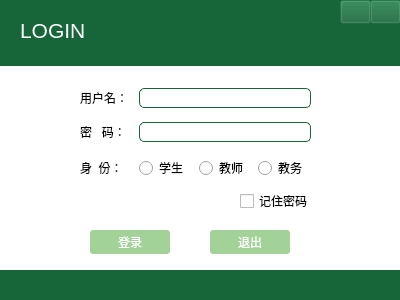
<?xml version="1.0" encoding="UTF-8"?>
<ui version="4.0">
 <class>LoginDialog</class>
 <widget class="QWidget" name="LoginDialog">
  <property name="geometry">
   <rect>
    <x>0</x>
    <y>0</y>
    <width>400</width>
    <height>300</height>
   </rect>
  </property>
  <property name="minimumSize">
   <size>
    <width>400</width>
    <height>300</height>
   </size>
  </property>
  <property name="maximumSize">
   <size>
    <width>400</width>
    <height>300</height>
   </size>
  </property>
  <property name="windowTitle">
   <string>教务管理系统</string>
  </property>
  <property name="styleSheet">
   <string notr="true">#LoginDialog{
background-color: rgb(255, 255, 255);
}
QLineEdit {
    border-width: 1px;
    padding: 1px;
    border-style: solid;
	border-color: rgb(22, 102, 57);
    border-radius: 5px;
}

/* As mentioned above, eliminate the padding and increase the border. */
QLineEdit:focus:focus {
    border-width: 3px;
    padding: 0px;
}</string>
  </property>
  <widget class="QPushButton" name="loginpushButton">
   <property name="geometry">
    <rect>
     <x>90</x>
     <y>230</y>
     <width>80</width>
     <height>24</height>
    </rect>
   </property>
   <property name="styleSheet">
    <string notr="true">#loginpushButton:!hover
{
background-color: rgb(162, 210, 152);
color: rgb(255, 255, 255);
font: 9pt &quot;微软雅黑&quot;;
border-color: rgb(255, 255, 255);
border-radius:3px;
 padding: 3px;
}
#loginpushButton:hover
{
background-color: rgb(85, 170, 127);
color: rgb(255, 255, 255);
font: 9pt &quot;微软雅黑&quot;;
border-color: rgb(255, 255, 255);
border-radius:3px
}
#loginpushButton:pressed {
    padding-left: 5px;
    padding-top: 5px;
}</string>
   </property>
   <property name="text">
    <string>登录</string>
   </property>
   <property name="flat">
    <bool>false</bool>
   </property>
  </widget>
  <widget class="QPushButton" name="exitpushButton">
   <property name="geometry">
    <rect>
     <x>210</x>
     <y>230</y>
     <width>80</width>
     <height>24</height>
    </rect>
   </property>
   <property name="styleSheet">
    <string notr="true">#exitpushButton:!hover
{
background-color: rgb(162, 210, 152);
color: rgb(255, 255, 255);
font: 9pt &quot;微软雅黑&quot;;
border-color: rgb(255, 255, 255);
border-radius:3px;
padding :3px;
}
#exitpushButton:hover
{
background-color: rgb(85, 170, 127);
color: rgb(255, 255, 255);
font: 9pt &quot;微软雅黑&quot;;
border-color: rgb(255, 255, 255);
border-radius:3px
}
#exitpushButton:pressed {
    padding-left: 5px;
    padding-top: 5px;
}</string>
   </property>
   <property name="text">
    <string>退出</string>
   </property>
  </widget>
  <widget class="QWidget" name="layoutWidget">
   <property name="geometry">
    <rect>
     <x>80</x>
     <y>80</y>
     <width>231</width>
     <height>111</height>
    </rect>
   </property>
   <layout class="QGridLayout" name="gridLayout">
    <item row="0" column="0">
     <widget class="QLabel" name="label">
      <property name="text">
       <string>用户名：</string>
      </property>
     </widget>
    </item>
    <item row="0" column="1" colspan="3">
     <widget class="QLineEdit" name="uidlineEdit">
      <property name="styleSheet">
       <string notr="true"/>
      </property>
      <property name="text">
       <string/>
      </property>
     </widget>
    </item>
    <item row="1" column="0">
     <widget class="QLabel" name="label_2">
      <property name="text">
       <string>密   码：</string>
      </property>
     </widget>
    </item>
    <item row="1" column="1" colspan="3">
     <widget class="QLineEdit" name="passwordlineEdit">
      <property name="styleSheet">
       <string notr="true"/>
      </property>
      <property name="text">
       <string/>
      </property>
      <property name="echoMode">
       <enum>QLineEdit::Password</enum>
      </property>
     </widget>
    </item>
    <item row="2" column="0">
     <widget class="QLabel" name="label_3">
      <property name="text">
       <string>身  份：</string>
      </property>
     </widget>
    </item>
    <item row="2" column="1">
     <widget class="QRadioButton" name="studentradioButton">
      <property name="styleSheet">
       <string notr="true"/>
      </property>
      <property name="text">
       <string>学生</string>
      </property>
     </widget>
    </item>
    <item row="2" column="2">
     <widget class="QRadioButton" name="teacherradioButton">
      <property name="text">
       <string>教师</string>
      </property>
     </widget>
    </item>
    <item row="2" column="3">
     <widget class="QRadioButton" name="adminradioButton">
      <property name="text">
       <string>教务</string>
      </property>
     </widget>
    </item>
   </layout>
  </widget>
  <widget class="QCheckBox" name="checkBox">
   <property name="geometry">
    <rect>
     <x>240</x>
     <y>190</y>
     <width>81</width>
     <height>22</height>
    </rect>
   </property>
   <property name="text">
    <string>记住密码</string>
   </property>
  </widget>
  <widget class="QLabel" name="label_4">
   <property name="geometry">
    <rect>
     <x>-7</x>
     <y>-5</y>
     <width>421</width>
     <height>71</height>
    </rect>
   </property>
   <property name="styleSheet">
    <string notr="true">background-color: rgb(22, 102, 57);</string>
   </property>
   <property name="text">
    <string/>
   </property>
  </widget>
  <widget class="QLabel" name="label_5">
   <property name="geometry">
    <rect>
     <x>20</x>
     <y>10</y>
     <width>91</width>
     <height>41</height>
    </rect>
   </property>
   <property name="styleSheet">
    <string notr="true">color: rgb(255, 255, 255);
font: 900 16pt &quot;Arial Black&quot;;
background-color: rgb(0, 0, 0);
background-color: rgb(22, 102, 57);</string>
   </property>
   <property name="text">
    <string>&lt;html&gt;&lt;head/&gt;&lt;body&gt;&lt;p&gt;&lt;span style=&quot; font-size:16pt;&quot;&gt;LOGIN&lt;/span&gt;&lt;/p&gt;&lt;/body&gt;&lt;/html&gt;</string>
   </property>
  </widget>
  <widget class="QLabel" name="label_6">
   <property name="geometry">
    <rect>
     <x>-7</x>
     <y>270</y>
     <width>411</width>
     <height>31</height>
    </rect>
   </property>
   <property name="styleSheet">
    <string notr="true">background-color: rgb(22, 102, 57);</string>
   </property>
   <property name="text">
    <string/>
   </property>
  </widget>
  <widget class="QPushButton" name="pushButton">
   <property name="geometry">
    <rect>
     <x>340</x>
     <y>0</y>
     <width>31</width>
     <height>24</height>
    </rect>
   </property>
   <property name="styleSheet">
    <string notr="true">background-color: rgba(22, 102, 57, 0);
image: url(:/image/image/min.png);
</string>
   </property>
   <property name="text">
    <string/>
   </property>
  </widget>
  <widget class="QPushButton" name="pushButton_2">
   <property name="geometry">
    <rect>
     <x>370</x>
     <y>0</y>
     <width>31</width>
     <height>24</height>
    </rect>
   </property>
   <property name="styleSheet">
    <string notr="true">background-color: rgba(22, 102, 57, 0);
image: url(:/image/image/close.png);</string>
   </property>
   <property name="text">
    <string/>
   </property>
  </widget>
 </widget>
 <resources/>
 <connections/>
</ui>
